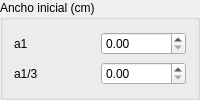
             <widget class="QGroupBox" name="groupBox_4">
              <property name="minimumSize">
               <size>
                <width>0</width>
                <height>0</height>
               </size>
              </property>
              <property name="title">
               <string>Ancho inicial (cm)</string>
              </property>
              <layout class="QVBoxLayout" name="verticalLayout_12">
               <item>
                <layout class="QHBoxLayout" name="horizontalLayout_8">
                 <item>
                  <widget class="QLabel" name="label_8">
                   <property name="text">
                    <string>a1</string>
                   </property>
                  </widget>
                 </item>
                 <item>
                  <widget class="QDoubleSpinBox" name="dsb_a1">
                   <property name="minimumSize">
                    <size>
                     <width>85</width>
                     <height>0</height>
                    </size>
                   </property>
                   <property name="maximumSize">
                    <size>
                     <width>85</width>
                     <height>16777215</height>
                    </size>
                   </property>
                  </widget>
                 </item>
                </layout>
               </item>
               <item>
                <layout class="QHBoxLayout" name="horizontalLayout_19">
                 <item>
                  <widget class="QLabel" name="label_16">
                   <property name="text">
                    <string>a1/3</string>
                   </property>
                  </widget>
                 </item>
                 <item>
                  <widget class="QDoubleSpinBox" name="dsb_a1s">
                   <property name="minimumSize">
                    <size>
                     <width>85</width>
                     <height>0</height>
                    </size>
                   </property>
                   <property name="maximumSize">
                    <size>
                     <width>85</width>
                     <height>16777215</height>
                    </size>
                   </property>
                  </widget>
                 </item>
                </layout>
               </item>
              </layout>
             </widget>
